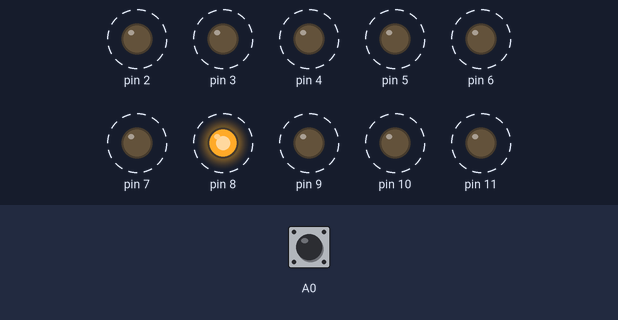
This sketch was run on a simulated Arduino Uno, built with avr-gcc and run on an emulated ATmega328P. Shown: output pins drawn as LEDs (lit = HIGH). Dashed ring = blinking. Inputs (shaded band) come from the test bench; at power-on: A0 HIGH.

Above: at 1.96 s.
2.0 s: A0 pulled LOW for 3.2 s
At 2.8 s:
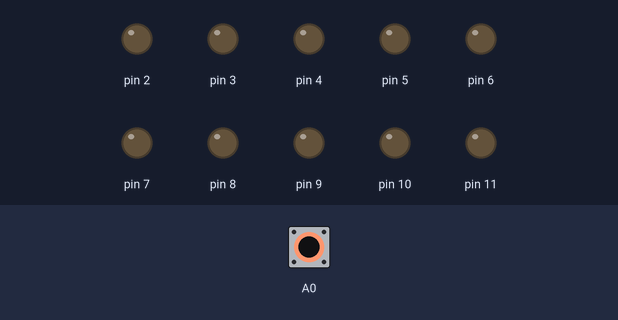
At 5.21 s:
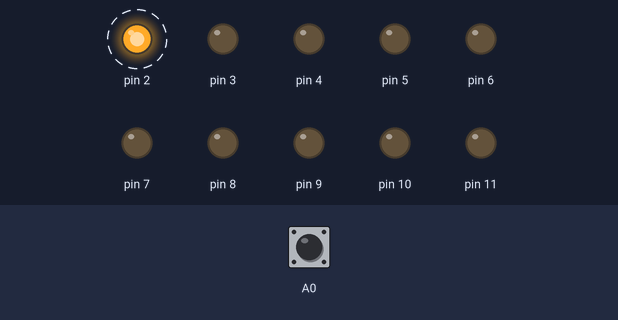
Timing chart, 0 to 12.7 s (numbered marks = the images above; inputs shaded):
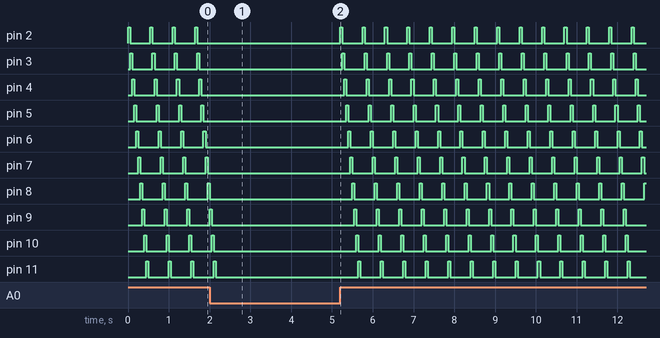

The sketch:

manejo_digital_EJ9.ino
```cpp
void setup()
{
  pinMode(A0,INPUT_PULLUP);
  pinMode(2, OUTPUT);
  pinMode(3, OUTPUT);
  pinMode(4, OUTPUT);
  pinMode(5, OUTPUT);
  pinMode(6, OUTPUT);
  pinMode(7, OUTPUT);
  pinMode(8, OUTPUT);
  pinMode(9, OUTPUT);
  pinMode(10,OUTPUT);
  pinMode(11,OUTPUT);
}

void loop()
{


  if (digitalRead(A0) != HIGH){

  digitalWrite(2, LOW);
  digitalWrite(3, LOW);
  digitalWrite(4, LOW);
  digitalWrite(5, LOW);
  digitalWrite(6, LOW);
  digitalWrite(7, LOW);
  digitalWrite(8, LOW);
  digitalWrite(9, LOW);
  digitalWrite(10,LOW);
  digitalWrite(11,LOW);

  }else{
  digitalWrite(2, HIGH);
  delay(50);
  digitalWrite(2, LOW);
  digitalWrite(3, HIGH);
  delay(50);
  digitalWrite(3, LOW);
  digitalWrite(4, HIGH);
  delay(50);
  digitalWrite(4, LOW);
  digitalWrite(5, HIGH);
  delay(50);
  digitalWrite(5, LOW);
  digitalWrite(6, HIGH);
  delay(50);
  digitalWrite(6, LOW);
  digitalWrite(7, HIGH);
  delay(50);
  digitalWrite(7, LOW);
  digitalWrite(8, HIGH);
  delay(50);
  digitalWrite(8, LOW);
  digitalWrite(9, HIGH);
  delay(50);
  digitalWrite(9, LOW);
  digitalWrite(10, HIGH);
  delay(50);
  digitalWrite(10, LOW);
  digitalWrite(11, HIGH);
  delay(50);
  digitalWrite(11, LOW);
  delay(50);

  }
}
 
```

Measured:
- by itself, pin 8: repeats every 0.55 s: HIGH 0.05 s, LOW 0.50 s
